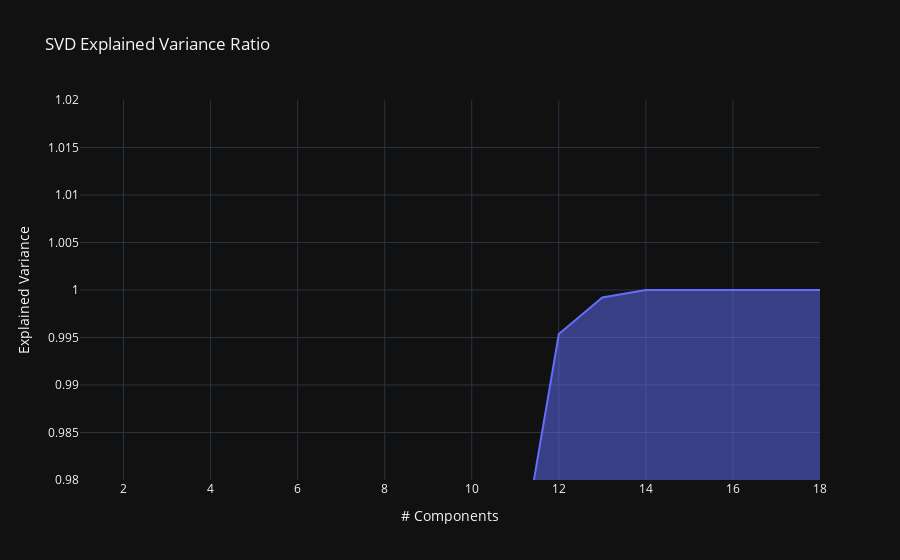

The cell this chart's notebook holds for it:
### Code cell
pca = PCA()
pca.fit(ss.fit_transform(df[features_list].to_numpy()))

exp_var_cumul = np.cumsum(pca.explained_variance_ratio_)

px.area(
    x=range(1, exp_var_cumul.shape[0] + 1),
    y=exp_var_cumul,
    labels={"x": "# Components", "y": "Explained Variance"},
    range_y=(0.98, 1.02),
    title="SVD Explained Variance Ratio"
    )

### Figure 1 — Plotly figure (JSON) as saved in the notebook; plotly's stock layout.template omitted (floating-point values rounded to 4 significant figures)
{"data": [{"fillpattern": {"shape": ""}, "hovertemplate": "# Components=%{x}<br>Explained Variance=%{y}<extra></extra>", "legendgroup": "", "line": {"color": "#636efa"}, "marker": {"symbol": "circle"}, "mode": "lines", "name": "", "orientation": "v", "showlegend": false, "stackgroup": "1", "x": [1, 2, 3, 4, 5, 6, 7, 8, 9, 10, 11, 12, 13, 14, 15, 16, 17, 18], "xaxis": "x", "y": [0.2947, 0.4255, 0.4937, 0.5599, 0.6245, 0.6877, 0.7501, 0.8108, 0.8705, 0.929, 0.9685, 0.9954, 0.9992, 1.0, 1.0, 1.0, 1.0, 1.0], "yaxis": "y", "type": "scatter"}], "layout": {"xaxis": {"anchor": "y", "domain": [0.0, 1.0], "title": {"text": "# Components"}}, "yaxis": {"anchor": "x", "domain": [0.0, 1.0], "title": {"text": "Explained Variance"}, "range": [0.98, 1.02]}, "legend": {"tracegroupgap": 0}, "title": {"text": "SVD Explained Variance Ratio"}}}
